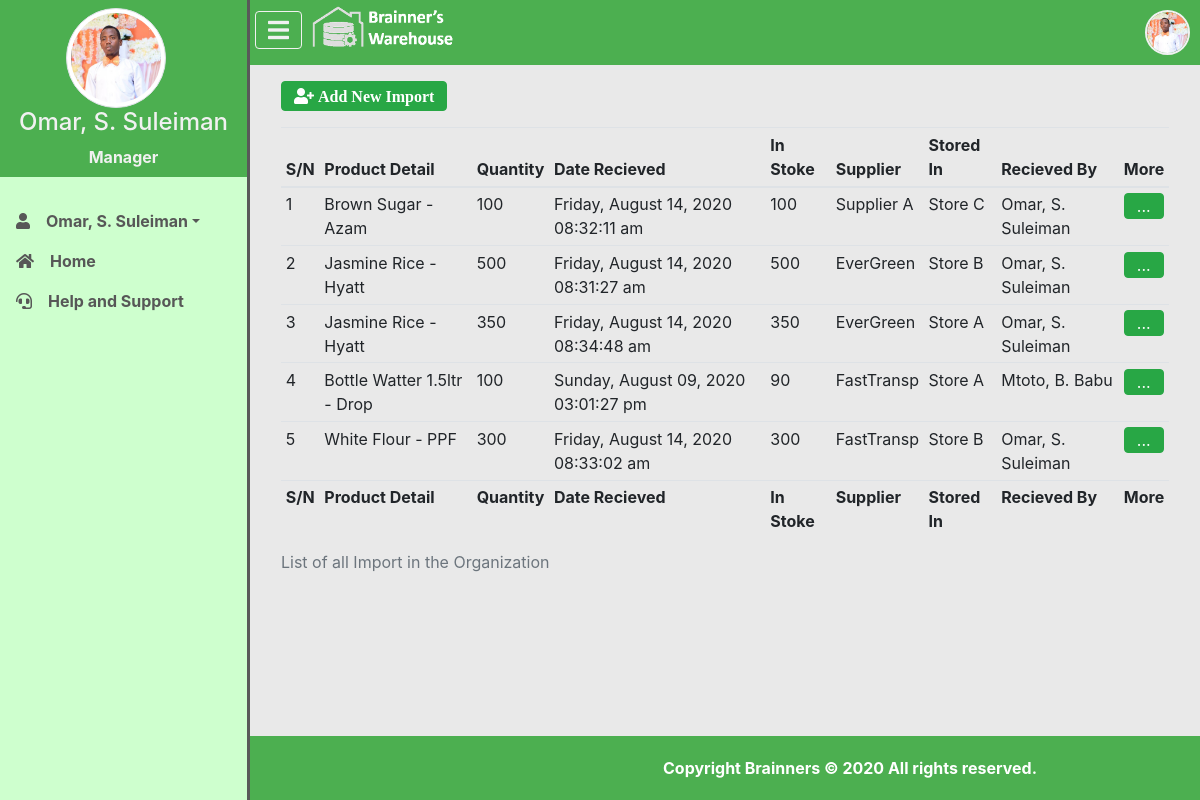
Screenshot of /WMS/manage-import.php (signed in) with the database file from the repository.
### tables this page shows
CREATE TABLE `staff` (
  `UserName` varchar(50) NOT NULL,
  `Password` varchar(200) NOT NULL,
  `FirstName` varchar(50) NOT NULL,
  `MiddleName` varchar(50) NOT NULL,
  `LastName` varchar(50) NOT NULL,
  `DOB` date NOT NULL,
  `Gender` char(1) NOT NULL,
  `Address` varchar(30) NOT NULL,
  `Email` varchar(50) NOT NULL,
  `Phone` char(10) NOT NULL,
  `Photo` varchar(50) NOT NULL,
  `Role` int(2) NOT NULL,
  `LastLogin` datetime DEFAULT NULL
);

CREATE TABLE `role` (
  `RoleID` int(2) NOT NULL,
  `Title` varchar(20) NOT NULL
);

CREATE TABLE `imports` (
  `ImportID` int(11) NOT NULL,
  `ProductID` int(11) NOT NULL,
  `ManufactDate` date DEFAULT NULL,
  `ExpireDate` date DEFAULT NULL,
  `Quantity` int(10) UNSIGNED NOT NULL,
  `StoreRoom` int(11) NOT NULL,
  `UserName` varchar(50) NOT NULL,
  `SupplierID` int(11) NOT NULL,
  `DateRecieved` datetime NOT NULL,
  `StokeRemain` int(10) UNSIGNED NOT NULL
);

CREATE TABLE `supplier` (
  `SupplierID` int(11) NOT NULL,
  `SupplierName` varchar(50) NOT NULL,
  `Email` varchar(50) NOT NULL,
  `Phone` char(10) NOT NULL
);

CREATE TABLE `storeroom` (
  `RoomID` int(11) NOT NULL,
  `Label` varchar(30) NOT NULL,
  `Status` int(10) UNSIGNED NOT NULL DEFAULT '1'
);

### WMS/manage-import.php (the view, shortened to what this page needs)
<!DOCTYPE html>
<html>
<head>
	<link rel="stylesheet" type="text/css" href="style/bootstrap.min.css">
	<link rel="stylesheet" type="text/css" href="fontawesome-free/css/all.min.css">
	<link rel="stylesheet" type="text/css" href="style/main.css">
</head>
<body>
	<?php
		require_once("navigation.php");
	?>
<div class="page-content" id="content">
	<?php
		require_once("header.php");
	?>
	<div class="row m-3">
		<div class="col-lg-12">
			<button class="btn btn-success fa fa-user-plus" data-toggle="modal" data-target="#newImportModal"> Add New Import</button>
		</div>
		<div class="col-lg-12">
			<table class="table table-sm table-responsive">
				<caption>List of all Import in the Organization</caption>
				<thead>
					<tr>
						<th>S/N</th>
						<th>Product Detail</th>
						<th>Quantity</th>
						<th>Date Recieved</th>
						<th>In Stoke</th>
						<th>Supplier</th>
						<th>Stored In</th>
						<th>Recieved By</th>
						<th>More</th>
					</tr>
				</thead>
				<tbody>
					<?php
					try {
				        $conn->setAttribute(PDO::ATTR_ERRMODE, PDO::ERRMODE_EXCEPTION);
				        $query1=$conn->prepare("SELECT imports.ImportID,imports.ProductID,CONCAT(products.ProductName,' - ',products.Brand) AS ProdDetail,imports.Quantity,imports.StokeRemain,storeroom.Label AS StoreRoom,staff.FirstName,staff.MiddleName,staff.LastName,supplier.SupplierName,imports.DateRecieved,imports.SupplierID,storeroom.RoomID FROM imports,products,staff,supplier,storeroom WHERE (imports.ProductID=products.ProductID AND imports.UserName=staff.UserName AND imports.StoreRoom=storeroom.RoomID AND imports.SupplierID=supplier.SupplierID)");
				        $query1->execute();
				        $n=0;
				        while($result1=$query1->fetch()){
				        ?>
				        <tr>
				        	<td><?php echo ++$n;?></td>
				        	<td><?php echo $result1["ProdDetail"];?></td>
				        	<td><?php echo $result1["Quantity"];?></td>
				        	<td><?php echo date_format(date_create($result1["DateRecieved"]),"l, F d, Y h:i:s a");?></td>
				        	<td><?php echo $result1["StokeRemain"];?></td>
				        	<td><?php echo $result1["SupplierName"];?></td>
				        	<td><?php echo $result1["StoreRoom"];?></td>
				        	<td><?php echo $result1["FirstName"].", ".$result1["MiddleName"][0].". ".$result1["LastName"];?></td>
				        	<td>
					        	<div class="dropdown dropleft">
									<button type="button" class="btn btn-success py-0" data-toggle="dropdown">
									...
									</button>
								</div>
							</td>
						</tr>
				        	<?php
				        }
				    }
				    catch(PDOException $e) {
				        echo "Error: " . $e->getMessage();
				    }
					?>
				</tbody>
				<tfoot>
					<tr>
						<th>S/N</th>
						<th>Product Detail</th>
						<th>Quantity</th>
						<th>Date Recieved</th>
						<th>In Stoke</th>
						<th>Supplier</th>
						<th>Stored In</th>
						<th>Recieved By</th>
						<th>More</th>
					</tr>
				</tfoot>
			</table>
		</div>
	</div>
	<?php
		require_once("footer.php");
	?>
</div>
</body>
</html>

### WMS/navigation.php (shortened to what this page needs)
<?php
    require_once("connection.php");
    try {
        $conn->setAttribute(PDO::ATTR_ERRMODE, PDO::ERRMODE_EXCEPTION);
        $query1=$conn->prepare("SELECT * FROM staff,role WHERE (staff.Role=role.RoleID AND staff.UserName=?)");
        $query1->execute([$_SESSION["wh_user"]]);
        $result1=$query1->fetch();
    }
    catch(PDOException $e) {
        echo "Error: " . $e->getMessage();
    }
?>
<div class="vertical-nav" id="sidebar" style="background-color: #ceffce;">
    <div class="py-2 mb-4" style="background-color: #4caf50;color: #f1f1f1;">
        <div style="text-align: center;">
            <img src="<?php echo "Profiles/".$result1["Photo"];?>" alt="user" style="width: 100px;height: 100px;" class="mr-3 rounded-circle img-thumbnail">
            <h4><?php echo $result1["FirstName"].", ".$result1["MiddleName"][0].". ".$result1["LastName"];?></h4>
            <strong><?php echo $result1["Title"];?></strong>
        </div>
    </div>
    <ul class="nav flex-column mb-0">
        <li class="nav-item dropdow">
            <a class="nav-link dropdown-toggle" data-toggle="dropdown" href="bado.php" role="button" aria-haspopup="true" aria-expanded="false"><i class="fa fa-user mr-3"></i><?php echo $result1["FirstName"].", ".$result1["MiddleName"][0].". ".$result1["LastName"];?></a>
        </li>
        <li class="nav-item">
            <a href="index.php" class="nav-link">
                <i class="fa fa-home mr-3"></i>Home
            </a>
        </li>
        <li class="nav-item">
            <a href="bado.php" class="nav-link">
                <i class="fa fa-headset mr-3"></i>Help and Support
            </a>
        </li>
    </ul>
</div>

### WMS/header.php (shortened to what this page needs)
<header>
	<div class="row">
		<div class="col-xl-6 col-lg-6 col-md-6 col-sm-6 col-6">
			<button id="sidenavToogle" class="btn fa fa-bars" onclick="openNav()"></button>
			<img src="../image/logo.gif" style="max-height: 60px;">
		</div>
		<div class="col-xl-6 col-lg-6 col-md-6 col-sm-6 col-6 text-right">
			<div class="" style="color: #f1f1f1;font-weight: bold;cursor: pointer;">
				<div class="dropdownn dropleft" style="margin: 10px 10px;">
					<img src="<?php echo "Profiles/".$result1["Photo"];?>" data-toggle="dropdown" style="width: 45px;height: 45px;border-radius: 50%;border: 2px solid #f1f1f1;">
				</div>
			</div>
		</div>
	</div>
</header>

### WMS/footer.php
<footer class="footer">
	<div>
		Copyright Brainners &copy; <?php echo date("Y");?> All rights reserved.
	</div>
</footer>

### WMS/style/main.css (style rules this page uses)
table { margin-bottom: 300px; }
.footer { background-color: #4caf50; position:fixed; bottom: 0px; width: 100%; font-size: medium; font-weight: bold; text-align: center; color: white; padding: 20px; }
.vertical-nav { min-width: 250px; width: 250px; height: 100vh; position: fixed; top: 0; left: 0; transition: all 0.4s; background-color: #4caf50; }
#sidebar { background-color: #ceffce; border-right: 3px solid #595959; }
#sidenavToogle { color: #f1f1f1; font-size: x-large; margin: 2px 5px;border:1px solid #f1f1f1; }
.nav-item a { font-weight: bold; color: #575757; }
.page-content { width: calc(100% - 250px); margin-left: 250px; transition: all 0.4s; }
body { background-color: #e9e9e9;; color: #595959; min-height: 100px; overflow-x: hidden; }
header { width: 100%; background-color: #4caf50; }

### rows the page displays
staff: Photo (picture), FirstName "Omar", MiddleName "S", LastName "Suleiman", Role.Title "Manager"
imports: ProdDetail "Brown Sugar - Azam", Quantity "100", DateRecieved "Friday, August 14, 2020 08:32:11 am", StokeRemain "100", SupplierID.SupplierName "Supplier A", StoreRoom.Label "Store C", UserName.FirstName "Omar", UserName.MiddleName "S", UserName.LastName "Suleiman"
imports: ProdDetail "Jasmine Rice - Hyatt", Quantity "500", DateRecieved "Friday, August 14, 2020 08:31:27 am", StokeRemain "500", SupplierID.SupplierName "EverGreen", StoreRoom.Label "Store B", UserName.FirstName "Omar", UserName.MiddleName "S", UserName.LastName "Suleiman"
imports: ProdDetail "Jasmine Rice - Hyatt", Quantity "350", DateRecieved "Friday, August 14, 2020 08:34:48 am", StokeRemain "350", SupplierID.SupplierName "EverGreen", StoreRoom.Label "Store A", UserName.FirstName "Omar", UserName.MiddleName "S", UserName.LastName "Suleiman"
imports: ProdDetail "Bottle Watter 1.5ltr - Drop", Quantity "100", DateRecieved "Sunday, August 09, 2020 03:01:27 pm", StokeRemain "90", SupplierID.SupplierName "FastTransp", StoreRoom.Label "Store A", UserName.FirstName "Mtoto", UserName.MiddleName "B", UserName.LastName "Babu"
imports: ProdDetail "White Flour - PPF", Quantity "300", DateRecieved "Friday, August 14, 2020 08:33:02 am", StokeRemain "300", SupplierID.SupplierName "FastTransp", StoreRoom.Label "Store B", UserName.FirstName "Omar", UserName.MiddleName "S", UserName.LastName "Suleiman"
